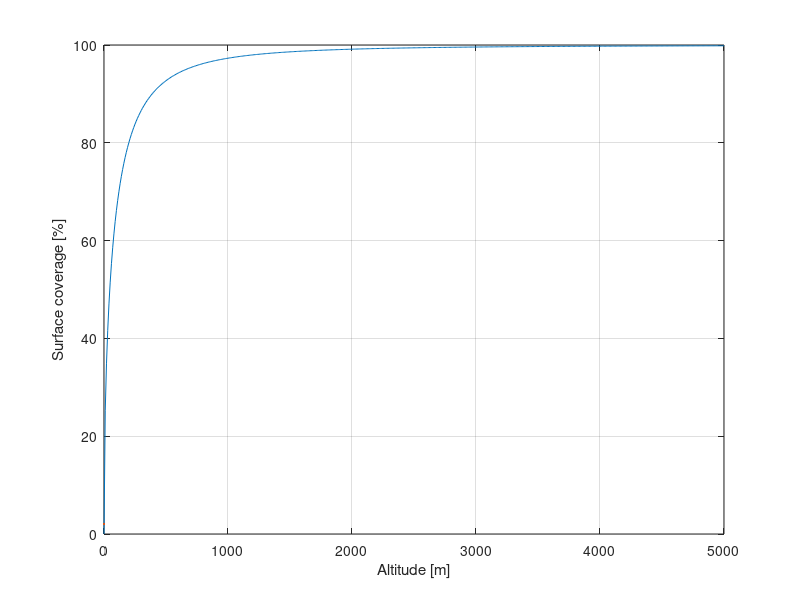
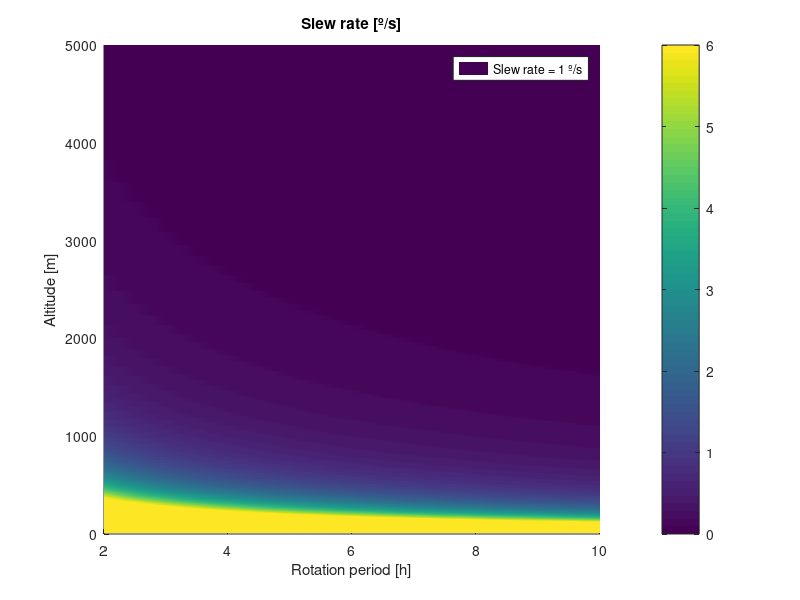

The MATLAB source for these figures, in order:
clear all
close all


%% General data
FOV = 6.35e-3; % [rad]
R_a = 300; % Asteroid radius [m]
t_int = 1.8; % OTES integration time [s]



%% Calculations first part

j = 1;
for rot_period = 2:0.25:10
    i = 1;
    for h = 0:10:5000

        % Lambda of puntual coverture
        lambd = - FOV/2 + asin((R_a+h)*sin(FOV/2)/R_a);

        if (R_a + h) * sin(FOV/2) / R_a > 1
            error('Error.');
        end

        % Time for one pass:
        rot = 2*pi/(rot_period*3600); % Asteroid rotation [rad/s]
        t_p = 2*lambd/rot;

        % Angle of half pass (taking into account the margin for calibration)
        lambd_max = acos(R_a/(R_a+h));
        S_max = pi/2 + FOV/2 - lambd_max;

        % Slew rate
        SR(i,j) = rad2deg(2*S_max/t_p); %[rad/s]

        % Calculate surface coverage
        Cov(i) = sin(acos(R_a/(R_a+h)))*100;

        h_plot(i) = h;

        i = i+1;


    end
    disp(rot_period)

    rot_plot(j) = rot_period;

    j = j+1;
end

%% Plot

figure
plot(h_plot,Cov,LineWidth=2);
ylabel('Surface coverage [%]')
xlabel('Altitude [m]')
grid on

[X, Y] = meshgrid(rot_plot, h_plot);
figure
hold on
% contour3(X, Y, SR, [1 1], 'r', 'LineWidth', 2);
surf(X, Y, SR)
pcolor(X, Y, SR)
shading interp
xlabel('Rotation period [h]')
ylabel('Altitude [m]')
zlabel('SR')
colorbar
% clim([0 6])
caxis([0 6])
legend('Slew rate = 1 º/s')
title('Slew rate [º/s]')
